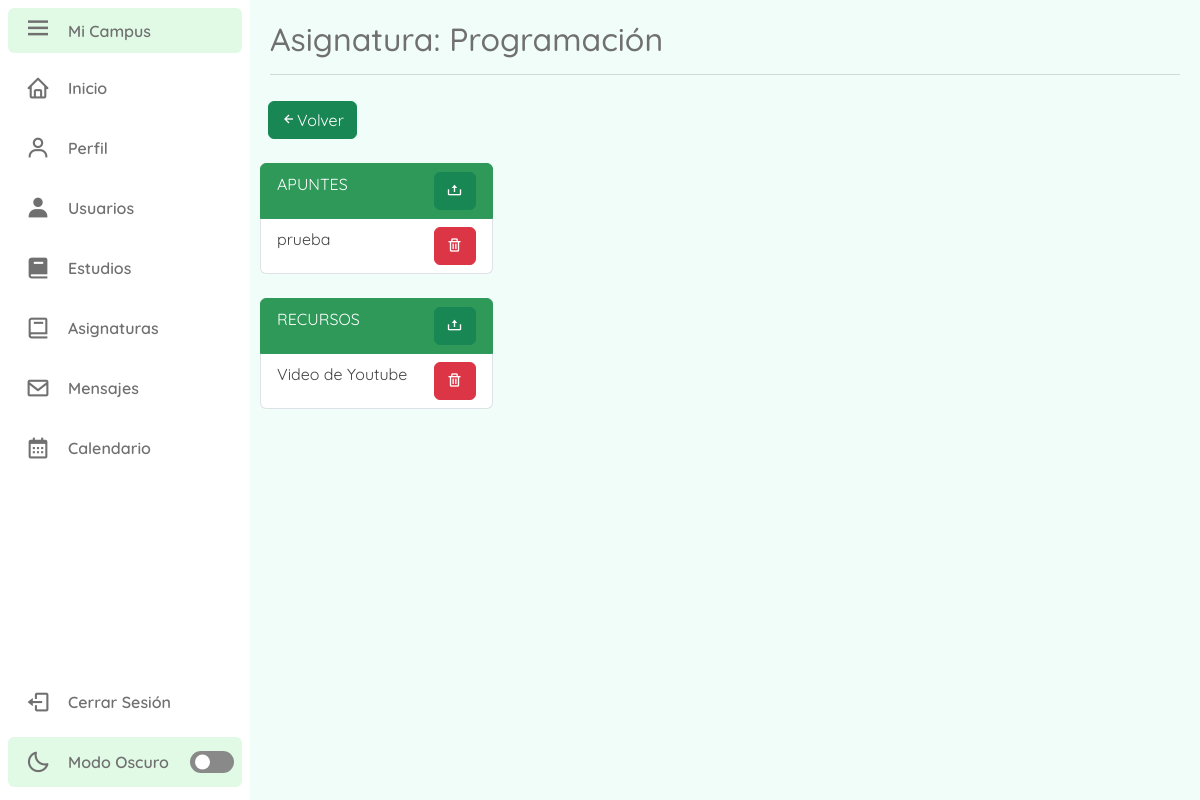
Page /contenidoAsignatura/1013 (signed in) on the committed database.
### tables this page shows
CREATE TABLE `asignaturas` (
  `asignaturaID` int(11) NOT NULL,
  `nombre` varchar(255) NOT NULL,
  `curso` varchar(50) NOT NULL,
  `semestre` varchar(50) NOT NULL,
  `moduloID_FK` int(11) NOT NULL
);

CREATE TABLE `archivos` (
  `id_doc` int(11) NOT NULL,
  `nombre` varchar(100) NOT NULL,
  `size` int(10) NOT NULL,
  `tipo` varchar(100) NOT NULL,
  `archivo` varchar(255) NOT NULL,
  `asignaturaID_FK` int(11) NOT NULL
);

CREATE TABLE `enlaces` (
  `id_enlace` int(11) NOT NULL,
  `titulo` varchar(255) NOT NULL,
  `url` varchar(255) NOT NULL,
  `asignaturaID_FK` int(11) NOT NULL
);

### Controllers/templateC.php (called while the page is built)
<?php
    class Template{
        public function LlamarTemplate(){
            include "Views/main.php";
        }
    }
?>

### index.php (called while the page is built, shortened)
<?php
    require_once "Controllers/templateC.php";
    require_once "Models/estudiosM.php";
    require_once "Controllers/asignaturasC.php";
    require_once "Models/asignaturasM.php";
    require_once "Models/expedienteM.php";
    require_once "Controllers/recursosC.php";
    require_once "Models/recursosM.php";
    $template = new Template();
    $template -> LlamarTemplate();
?>

### Controllers/asignaturasC.php (called while the page is built, shortened)
<?php
    class AsignaturaC{
        public static function MostrarAsignaturasC($columna, $valor){
            $tablaBD = "asignaturas";
            $result = AsignaturaM::MostrarAsignaturasM($tablaBD, $columna, $valor);
            return $result;
        }
    }
?>

### Models/Conexion.php (called while the page is built)
<?php
    class Conexion{
        public static function conexionBD(){
            $bd = new PDO("mysql:host=localhost;dbname=campus;", "root", "");
            $bd -> exec("SET NAMES utf8");
            return $bd;
        }
    }
?>

### Models/asignaturasM.php (called while the page is built, shortened)
<?php
    require_once "Conexion.php";
    class AsignaturaM extends Conexion{
        public static function MostrarAsignaturasM($tablaBD, $columna, $valor){
            if($columna != null){
                $pdo = Conexion::conexionBD() -> prepare("SELECT * FROM $tablaBD WHERE $columna = :$columna");
                $pdo -> bindParam(":".$columna, $valor, PDO::PARAM_INT);
                $pdo -> execute();
                return $pdo -> fetch();
            }else{
                $pdo = Conexion::conexionBD() -> prepare("SELECT * FROM $tablaBD");
                $pdo -> execute();
                return $pdo -> fetchAll();
            }
        }
    }
?>

### Controllers/recursosC.php (called while the page is built, shortened)
<?php
    class RecursosC{
        public static function mostrarArchivosC($columna,$valor){
            $exp = explode("/", $_GET["url"]);
            $tablaBD = "archivos";
            $asignaturaID = $exp[1];
            $result = RecursosM::mostrarArchivosM($tablaBD,$asignaturaID,$columna,$valor);
            return $result;
        }
        public static function mostrarEnlacesC($columna,$valor){
            $exp = explode("/", $_GET["url"]);
            $tablaBD = "enlaces";
            $asignaturaID = $exp[1];
            $result = RecursosM::mostrarEnlacesM($tablaBD,$asignaturaID,$columna,$valor);
            return $result;
        }
    }
?>

### Models/recursosM.php (called while the page is built, shortened)
<?php
    require_once "Conexion.php";
    class RecursosM extends Conexion{
        public static function mostrarArchivosM($tablaBD,$asignaturaID,$columna,$valor){
            if($columna != null){
                $pdo = Conexion::conexionBD() -> prepare("SELECT * FROM $tablaBD WHERE $columna = :$columna");
                $pdo -> bindParam(":".$columna, $valor, PDO::PARAM_INT);
                $pdo -> execute();
                return $pdo -> fetch();
            }else{
            $pdo = Conexion::conexionBD() -> prepare("SELECT * FROM $tablaBD WHERE asignaturaID_FK = :asignaturaID_FK");
            $pdo -> bindParam(":asignaturaID_FK", $asignaturaID, PDO::PARAM_INT);
            $pdo -> execute();
            return $pdo -> fetchAll();
            }
        }
        public static function mostrarEnlacesM($tablaBD,$asignaturaID,$columna,$valor){
            if($columna != null){
                $pdo = Conexion::conexionBD() -> prepare("SELECT * FROM $tablaBD WHERE $columna = :$columna");
                $pdo -> bindParam(":".$columna, $valor, PDO::PARAM_INT);
                $pdo -> execute();
                return $pdo -> fetch();
            }else{
            $pdo = Conexion::conexionBD() -> prepare("SELECT * FROM $tablaBD WHERE asignaturaID_FK = :asignaturaID_FK");
            $pdo -> bindParam(":asignaturaID_FK", $asignaturaID, PDO::PARAM_INT);
            $pdo -> execute();
            return $pdo -> fetchAll();
            }
        }
    }
?>

### Views/modulos/contenidoAsignatura.php (the view, shortened to what this page needs)
<div class="content">
   <section class="content-header">
        <?php
          $exp = explode("/", $_GET["url"]);
          $columna = "asignaturaID";
          $valor = $exp[1];
          $asignatura= AsignaturaC::MostrarAsignaturasC($columna, $valor);
          echo'<h2>Asignatura: '.$asignatura["nombre"].'</h2>';
        ?>
      <hr>
   </section>
   <section class= "content-box">
        <div class= "box-header">
            <a href="/ProyectoCampus/asignaturas">
                <button class="btn btn-success"><i class='bx bx-left-arrow-alt'></i>Volver</button>
            </a>
        </div>
        <br>
        <div class="box-body">
            <div class="col-md-3 col-xs-12">
                <ul class="list-group L">
                    <li class="list-group-item active">APUNTES
                        <?php
                        if($_SESSION["tipoUsuario"] !== "Alumno"){
                            echo '<button class="btn btn-success posicionDerecha" data-bs-toggle="modal" data-bs-target="#subirApuntes"><i class="bx '.('bx-upload').'"></i></button>';
                        }
                        ?>
                    </li>
                    <?php
                        $columna = null;
                        $valor = null;
                        $result = RecursosC::mostrarArchivosC($columna,$valor);
                        foreach ($result as $key => $value){
                            echo'<li class="list-group-item"><a href="/ProyectoCampus/mostrarArchivo/'.$value["asignaturaID_FK"].'/'.$value["id_doc"].'">'.$value["nombre"].'</a>';
                            if($_SESSION["tipoUsuario"] !== "Alumno"){
                            echo'<button class="btn btn-danger posicionDerecha EliminarRecurso" rID="'.$value["id_doc"].'" aID="'.$exp[1].'"><i class="bx '.('bx-trash').'"></i></button>
                            </li>';
                            }
                        }
                    ?>
                </ul>
                    <br>
                <ul class="list-group L">
                  <li class="list-group-item active">RECURSOS
                    <?php
                        if($_SESSION["tipoUsuario"] !== "Alumno"){
                            echo '<button class="btn btn-success posicionDerecha" data-bs-toggle="modal" data-bs-target="#subirRecursos"><i class="bx '.('bx-upload').'"></i></button>';
                        }
                    ?>
                  </li>
                    <?php
                        $columna = null;
                        $valor = null;
                        $result = RecursosC::mostrarEnlacesC($columna,$valor);
                        foreach ($result as $key => $value){
                            echo'<li class="list-group-item"><a href="'.$value["url"].'" target="_blank">'.$value["titulo"].'</a>';
                            if($_SESSION["tipoUsuario"] !== "Alumno"){
                             echo'<button class="btn btn-danger posicionDerecha EliminarEnlace" eID="'.$value["id_enlace"].'" aID="'.$exp[1].'"><i class="bx '.('bx-trash').'"></i></button>';
                            }
                            echo'</li>';
                        }
                    ?>
                </ul>
            </div>
        </div>
    </section>
</div>

### Views/CSS/style.css (style rules this page uses)
:root { --body-color: #F0FDF8 ; --sidebar-color: #ffffff; --primary-color: #2E9959; --primary-color-light: #E0FAE5; --text-color: #707070; --toggle-color: #898989; }
* { font-family: 'Quicksand', sans-serif; }
body { height: 100vh; background: var(--body-color); }
.content { position: relative; left: 250px; height: 100vh; width: calc(100% - 250px); padding: 10px; }
.content .content-header, p { font-size: 50px; font-weight: 500; color: var(--text-color); padding: 10px; }
.btn { margin-left: 8px; }
.list-group .active { background-color: var(--primary-color); color: var(--sidebar-color); border-color: var(--primary-color); }
.list-group-item { overflow: auto; }
.posicionDerecha { float: right; font-weight: bold; }
.list-group-item a { text-decoration: none; color: #424242; }

### rows in the picture
asignaturas: nombre "Programación"
archivos: nombre "prueba"
enlaces: titulo "Video de Youtube"
